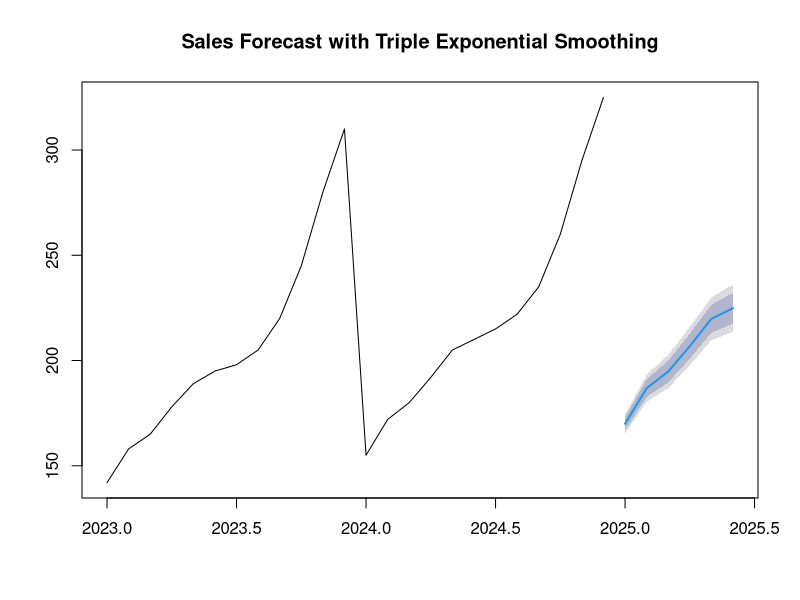

Generate this figure with R:
## ---- chunk 1
# install.packages("forecast")
## ---- chunk 2
library(forecast)

# create time series object with monthly data
sales_data <- c(142, 158, 165, 178, 189, 195,
                198, 205, 220, 245, 280, 310,
                155, 172, 180, 192, 205, 210,
                215, 222, 235, 260, 295, 325)

sales_ts <- ts(sales_data, start = c(2023, 1), frequency = 12)

# Fit Holt-Winters model
hw_model <- HoltWinters(sales_ts)

# Generate forecasts for next 6 months
hw_forecast <- forecast(hw_model, h = 6)

# View model summary and forecast
summary(hw_model)
print(hw_forecast)

# Plot forecasts with confidence intervals
plot(hw_forecast, main = "Sales Forecast with Triple Exponential Smoothing")
